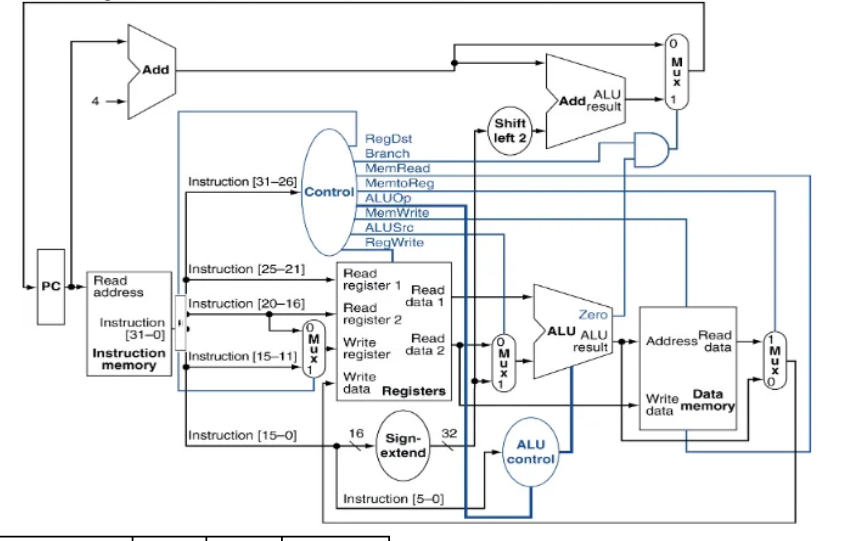
#> input picture datapath_base_PH.png, 844 x 541 px, found by its file name
$ python gen_sb_PH.py
#> lines starting #> are read from the running program, lines starting #| are printed output that depends on the picture
from PIL import Image, ImageDraw, ImageFont
import os

# ── cargar imagen base ────────────────────────────────────────
base = Image.open("C:/Users/erenj/OneDrive/Escritorio/arqui/datapath_base_PH.png").convert("RGBA")
W, H = base.size   # 844 x 541
#> W = 844; H = 541

# ── colores ───────────────────────────────────────────────────
BLUE   = (21,  101, 192, 220)   # camino activo (datos)
RED    = (183,  28,  28, 220)   # dato que se escribe en memoria
ORANGE = (230, 120,   0, 210)   # señales de control activas
GRAY   = (180, 180, 180, 140)   # camino inactivo (encima para opacar)
WHITE  = (255, 255, 255, 255)

LW = 5    # grosor líneas activas
LWI= 3    # grosor líneas inactivas

overlay = Image.new("RGBA", base.size, (0,0,0,0))
#> overlay: PIL image 844x541 RGBA; every value is 0
d = ImageDraw.Draw(overlay)

# ════════════════════════════════════════════════════════════
#  RUTAS ACTIVAS DE sb $t1, 0($t0)
#
#  Coordenadas mapeadas sobre la imagen 844×541:
#  (ajustadas a mano mirando el diagrama P&H)
# ════════════════════════════════════════════════════════════

def line(d, pts, color, w):
#> called with color = (21, 101, 192, 220), w = 5
    for i in range(len(pts)-1):
        d.line([pts[i], pts[i+1]], fill=color, width=w)

def arrow(d, x1, y1, x2, y2, color, w=LW):
    d.line([(x1,y1),(x2,y2)], fill=color, width=w)
    # punta
    import math
    angle = math.atan2(y2-y1, x2-x1)
    size = 10
    d.polygon([
        (x2, y2),
        (int(x2 - size*math.cos(angle-0.4)), int(y2 - size*math.sin(angle-0.4))),
        (int(x2 - size*math.cos(angle+0.4)), int(y2 - size*math.sin(angle+0.4))),
    ], fill=color)

# ── 1. PC → Instruction Memory (fetch) ───────────────────────
line(d, [(42,300),(42,360),(100,360)], BLUE, LW)
arrow(d, 100,360,118,360, BLUE)

# ── 2. Instruction Memory → Control (opcode 31:26) ───────────
line(d, [(118,290),(148,290),(148,215),(230,215)], BLUE, LW)
arrow(d, 230,215,250,215, BLUE)

# ── 3. Instruction Memory → Read register 1 (rs 25:21) ───────
line(d, [(118,310),(200,310),(200,332),(285,332)], BLUE, LW)
arrow(d, 285,332,300,332, BLUE)

# ── 4. Instruction Memory → Read register 2 (rt 20:16) ───────
line(d, [(118,325),(195,325),(195,355),(285,355)], BLUE, LW)
arrow(d, 285,355,300,355, BLUE)

# ── 5. Instruction Memory → Sign-extend (15:0) ───────────────
line(d, [(118,390),(160,390),(160,440),(245,440)], BLUE, LW)
arrow(d, 245,440,260,440, BLUE)

# ── 6. Registers Read data 1 ($t0) → ALU ─────────────────────
line(d, [(430,332),(480,332),(480,355)], BLUE, LW)
arrow(d, 480,355,490,365, BLUE)

# ── 7. Sign-extend → MUX ALUSrc (entrada 1 = se elige) ───────
line(d, [(320,440),(490,440),(490,410)], BLUE, LW)
arrow(d, 490,410,500,400, BLUE)

# ── 8. MUX ALUSrc → ALU (segundo operando = offset extendido) ─
line(d, [(530,385),(540,385),(540,375)], BLUE, LW)
arrow(d, 540,375,550,370, BLUE)

# ── 9. ALU → Data Memory (dirección) ─────────────────────────
line(d, [(625,355),(670,355),(670,330),(690,330)], BLUE, LW+1)
arrow(d, 690,330,705,330, BLUE)

# ── 10. Registers Read data 2 ($t1) → Data Memory (write data)
#        camino en ROJO (dato que se escribe)
line(d, [(430,355),(460,355),(460,460),(690,460),(690,380)], RED, LW)
arrow(d, 690,380,705,380, RED)

# ── 11. Control → MemWrite = 1 (naranja) ──────────────────────
line(d, [(310,245),(680,245),(680,295)], ORANGE, 3)
arrow(d, 680,295,710,310, ORANGE)

# ── 12. Control → ALUSrc = 1 (naranja) ───────────────────────
line(d, [(310,250),(505,250),(505,360)], ORANGE, 3)
arrow(d, 505,360,512,370, ORANGE)

# ── INACTIVOS: write-back y branch ───────────────────────────
# Data Memory → MUX MemtoReg (opacado gris)
line(d, [(760,340),(790,340),(790,295),(820,295)], GRAY, LWI)
# MUX MemtoReg → Registers write-back
line(d, [(840,295),(840,270),(395,270),(395,375)], GRAY, LWI)
# Branch path
line(d, [(625,310),(650,310),(650,140),(430,140),(430,165)], GRAY, LWI)

# ── labels sobre el diagrama ──────────────────────────────────
try:
    font_sm  = ImageFont.truetype("C:/Windows/Fonts/arial.ttf", 13)
    font_med = ImageFont.truetype("C:/Windows/Fonts/arialbd.ttf", 14)
except:
    font_sm  = ImageFont.load_default()
    font_med = font_sm

# señales activas
d.text((300,192), "ALUSrc=1", fill=(230,120,0,255), font=font_med)
d.text((300,207), "MemWrite=1", fill=(230,120,0,255), font=font_med)
# señales inactivas
d.text((300,225), "RegWrite=0  |  MemRead=0  |  Branch=0", fill=(150,150,150,220), font=font_sm)

# etiqueta dato escrito
d.text((520,468), "$t1 → memoria (MemWrite=1)", fill=RED[:3]+(230,), font=font_med)

# componer sobre la base
result = Image.alpha_composite(base, overlay).convert("RGB")
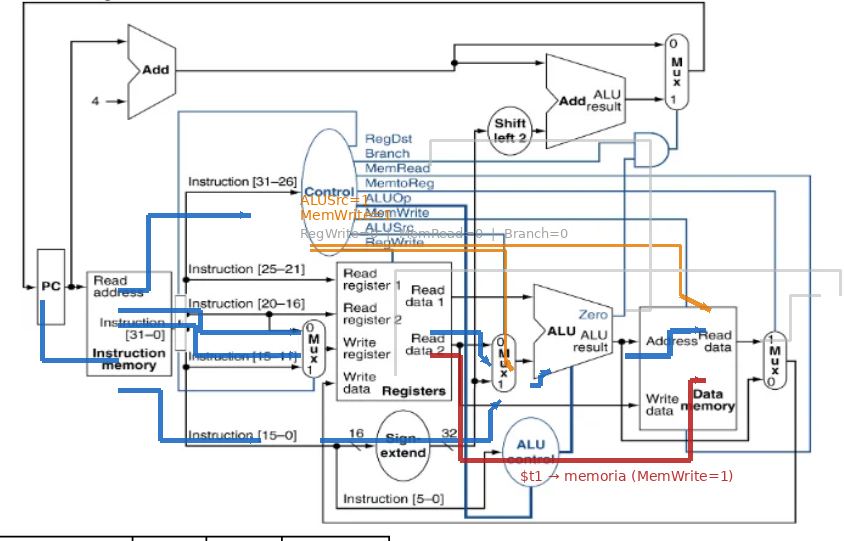
#> result: PIL image 844x541 RGB; mean R, G, B 236.4, 237.1, 238.5

# ════════════════════════════════════════════════════════════
#  AÑADIR TÍTULO Y TABLA (misma estructura que slide beq)
# ════════════════════════════════════════════════════════════
TITLE_H = 60
TABLE_H = 110
out_W = W
#> out_W = 844
out_H = H + TITLE_H + TABLE_H
#> out_H = 711
final = Image.new("RGB", (out_W, out_H), (255,255,255))
#> final: PIL image 844x711 RGB; every value is 255

# barra de título azul
td = ImageDraw.Draw(final)
td.rectangle([(0,0),(out_W, TITLE_H)], fill=(13,71,161))
# acento de colores (igual que los compañeros)
td.rectangle([(0,0),(38,30)], fill=(183,28,28))
td.rectangle([(0,30),(38,TITLE_H)], fill=(30,136,229))

# título
try:
    font_title = ImageFont.truetype("C:/Windows/Fonts/arialbd.ttf", 28)
except:
    font_title = ImageFont.load_default()
td.text((out_W//2, TITLE_H//2), "Datapath instruccion sb",
        fill=(255,255,255), font=font_title, anchor="mm")

# pegar el diagrama
final.paste(result, (0, TITLE_H))
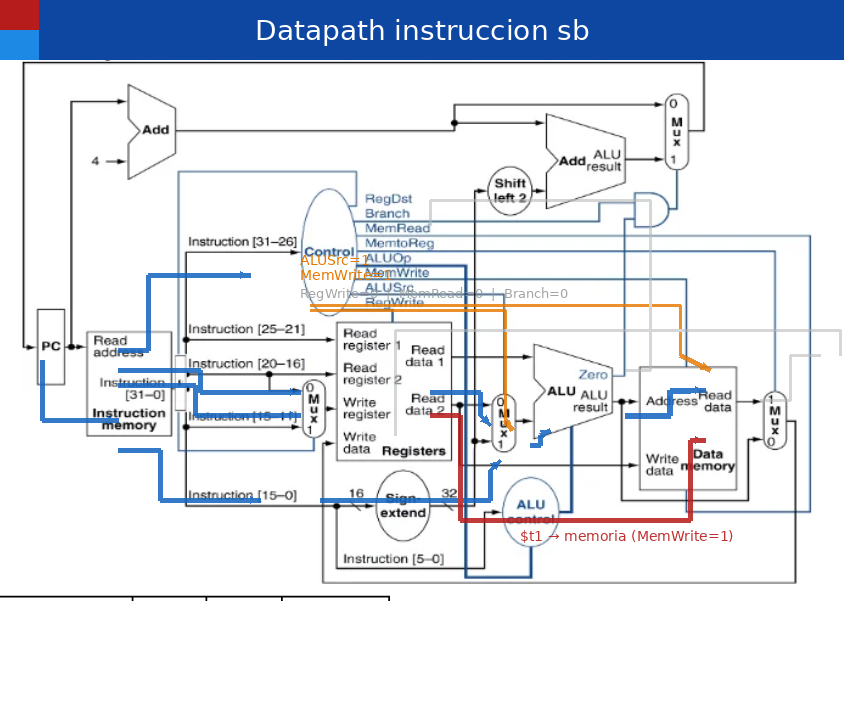
#> final: PIL image 844x711 RGB; mean R, G, B 221.5, 226.4, 234.7

# ── tabla de instrucción ──────────────────────────────────────
ty = TITLE_H + H
#> ty = 601
td.rectangle([(0, ty),(out_W, ty+TABLE_H)], fill=(232,234,246))

# instrucción centrada
try:
    font_instr = ImageFont.truetype("C:/Windows/Fonts/arialbd.ttf", 20)
    font_tbl   = ImageFont.truetype("C:/Windows/Fonts/arialbd.ttf", 13)
    font_tbl2  = ImageFont.truetype("C:/Windows/Fonts/arial.ttf", 13)
except:
    font_instr = font_tbl = font_tbl2 = ImageFont.load_default()

td.text((out_W//2, ty+16), "sb  $t1,  0($t0)", fill=(13,71,161),
        font=font_instr, anchor="mm")

# tabla de campos
cols = [0, 170, 340, 510, 672, 844]
heads = ["Campo", "opcode (31:26)", "rs (25:21)", "rt (20:16)", "offset (15:0)"]
vals  = ["Valor", "101000",         "$t0",         "$t1",        "000...0 (16 bits)"]
bits  = ["Bits",  "6",              "5",            "5",          "16"]

for ri, (row, font_r, bg) in enumerate([
    (heads, font_tbl,  (57,73,171)),
    (vals,  font_tbl,  (243,244,255)),
    (bits,  font_tbl2, (255,255,255)),
]):
    row_y = ty + 32 + ri*22
    fc = (255,255,255) if ri==0 else (13,71,161)
    for ci,(x0,x1) in enumerate(zip(cols[:-1],cols[1:])):
        td.rectangle([(x0,row_y),(x1-1,row_y+20)], fill=bg, outline=(57,73,171))
        td.text(((x0+x1)//2, row_y+10), row[ci], fill=fc, font=font_r, anchor="mm")

# nota señales
td.text((out_W//2, ty+TABLE_H-10),
        "Activas: ALUSrc=1 · MemWrite=1     |     Inactivas: RegWrite=0 · MemRead=0 · Branch=0",
        fill=(80,80,80), font=font_tbl2, anchor="mm")

out_path = "C:/Users/erenj/OneDrive/Escritorio/arqui/figuras/slide_sb_PH.png"
final.save(out_path, "PNG")
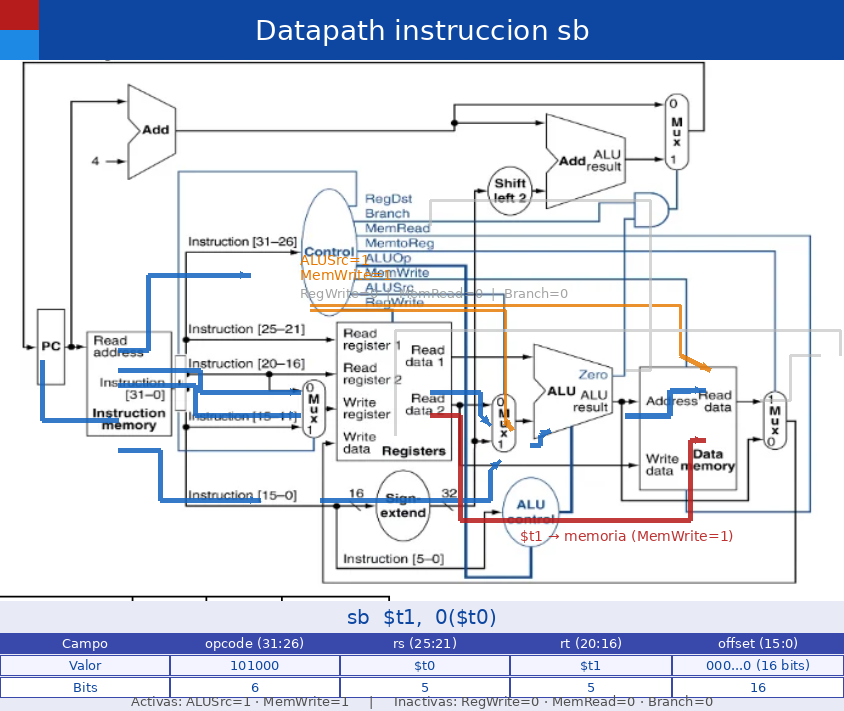
#> saved as slide_sb_PH.png: PIL image 844x711 RGB; mean R, G, B 212, 217.8, 230.6
print(f"OK → {out_path}  ({out_W}x{out_H})")
#| OK → C:/Users/erenj/OneDrive/Escritorio/arqui/figuras/slide_sb_PH.png  (844x711)
